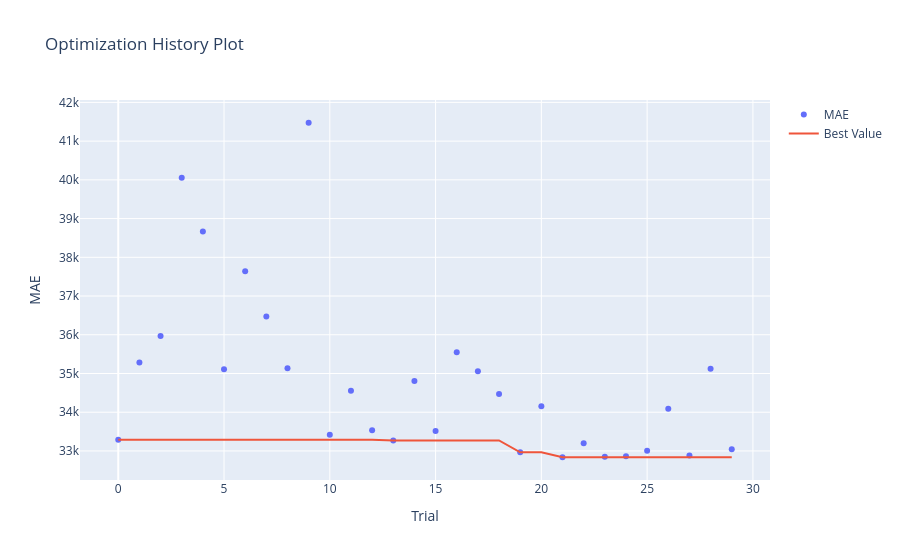
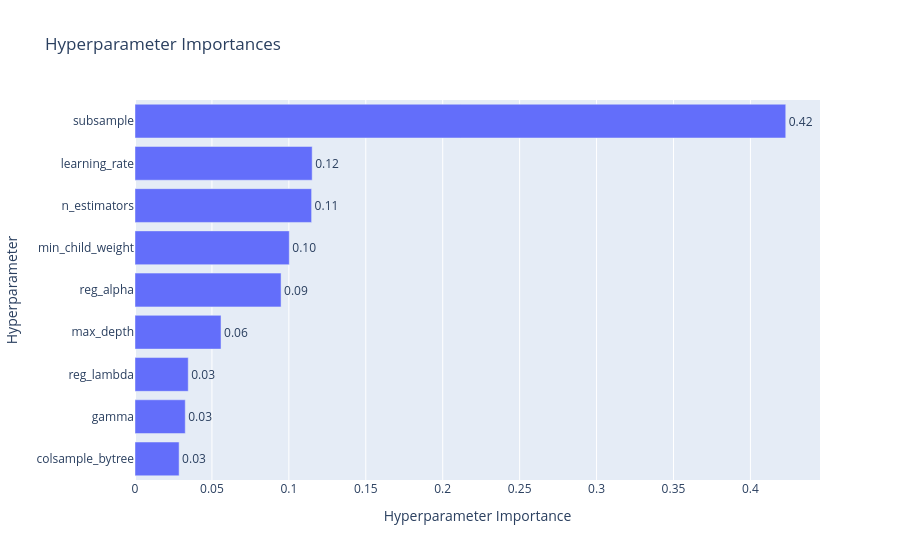

The notebook cell saved with these charts, in order:
### Markdown cell above
Neste primeiro estudo foram realizadas **30 tentativas de otimização**, utilizando um espaço de busca mais conservador para reduzir a complexidade do XGBoost e controlar o overfitting.

Após treinar o modelo com os hiperparâmetros selecionados e avaliá-lo no conjunto de validação, foram obtidos aproximadamente:

- **R²:** 0,820;
- **MAE:** US$ 32,2 mil;
- **RMSE:** US$ 49,0 mil;
- **MAPE:** 18,2%.

O desempenho preditivo apresentou uma pequena redução em relação ao experimento anterior, comportamento esperado diante do aumento da regularização. O objetivo desta configuração é avaliar se essa perda de desempenho é compensada por uma melhor capacidade de generalização e menor diferença entre treino e validação.

### Code cell
fig1 = viz.plot_optimization_history(study_xgb, target_name="MAE")
fig1.show()

fig2 = viz.plot_param_importances(study_xgb, target_name="MAE")
fig2.show()

### Figure 1 — Plotly figure (JSON) as saved in the notebook; plotly's stock layout.template omitted (floating-point values rounded to 4 significant figures)
{"data": [{"mode": "markers", "name": "MAE", "type": "scatter", "x": [0, 1, 2, 3, 4, 5, 6, 7, 8, 9, 10, 11, 12, 13, 14, 15, 16, 17, 18, 19, 20, 21, 22, 23, 24, 25, 26, 27, 28, 29], "y": [33290.0, 35290.0, 35970.0, 40050.0, 38670.0, 35110.0, 37640.0, 36470.0, 35140.0, 41470.0, 33420.0, 34550.0, 33530.0, 33270.0, 34810.0, 33520.0, 35550.0, 35060.0, 34470.0, 32960.0, 34150.0, 32840.0, 33200.0, 32850.0, 32860.0, 33010.0, 34090.0, 32880.0, 35120.0, 33050.0]}, {"mode": "lines", "name": "Best Value", "type": "scatter", "x": [0, 1, 2, 3, 4, 5, 6, 7, 8, 9, 10, 11, 12, 13, 14, 15, 16, 17, 18, 19, 20, 21, 22, 23, 24, 25, 26, 27, 28, 29], "y": [33290.0, 33290.0, 33290.0, 33290.0, 33290.0, 33290.0, 33290.0, 33290.0, 33290.0, 33290.0, 33290.0, 33290.0, 33290.0, 33270.0, 33270.0, 33270.0, 33270.0, 33270.0, 33270.0, 32960.0, 32960.0, 32840.0, 32840.0, 32840.0, 32840.0, 32840.0, 32840.0, 32840.0, 32840.0, 32840.0]}, {"marker": {"color": "#cccccc"}, "mode": "markers", "name": "Infeasible Trial", "showlegend": false, "type": "scatter", "x": [], "y": []}], "layout": {"title": {"text": "Optimization History Plot"}, "xaxis": {"title": {"text": "Trial"}}, "yaxis": {"title": {"text": "MAE"}}}}

### Figure 2 — Plotly figure (JSON) as saved in the notebook; plotly's stock layout.template omitted (floating-point values rounded to 4 significant figures)
{"data": [{"cliponaxis": false, "hovertemplate": ["colsample_bytree (FloatDistribution): 0.028677789447138186<extra></extra>", "gamma (FloatDistribution): 0.032669439961540224<extra></extra>", "reg_lambda (FloatDistribution): 0.03460584089370482<extra></extra>", "max_depth (IntDistribution): 0.055909246890489615<extra></extra>", "reg_alpha (FloatDistribution): 0.09494347941803699<extra></extra>", "min_child_weight (IntDistribution): 0.10027770036799205<extra></extra>", "n_estimators (IntDistribution): 0.11479168855121571<extra></extra>", "learning_rate (FloatDistribution): 0.11515966953385993<extra></extra>", "subsample (FloatDistribution): 0.42296514493602255<extra></extra>"], "name": "MAE", "orientation": "h", "text": ["0.03", "0.03", "0.03", "0.06", "0.09", "0.10", "0.11", "0.12", "0.42"], "textposition": "outside", "type": "bar", "x": [0.02868, 0.03267, 0.03461, 0.05591, 0.09494, 0.1003, 0.1148, 0.1152, 0.423], "y": ["colsample_bytree", "gamma", "reg_lambda", "max_depth", "reg_alpha", "min_child_weight", "n_estimators", "learning_rate", "subsample"]}], "layout": {"title": {"text": "Hyperparameter Importances"}, "xaxis": {"title": {"text": "Hyperparameter Importance"}}, "yaxis": {"title": {"text": "Hyperparameter"}}}}
